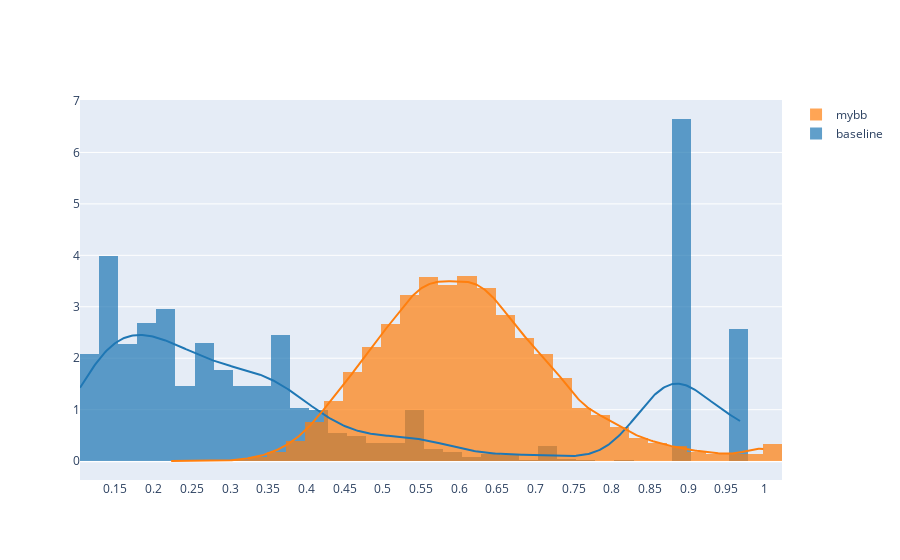

Notebook source saved alongside this figure:
### Code cell
ff.create_distplot([bline_norms.dropna(),opt_bb_norms.dropna()],
                   ['baseline','mybb'],
                   bin_size=0.025,
                   show_rug=False,
                   ).update_layout(
                       xaxis=dict(nticks=40),
                       )

### Figure 1 — Plotly figure (JSON) as saved in the notebook; plotly's stock layout.template omitted (floating-point values rounded to 4 significant figures; data arrays with more than 128 entries replaced by an {"elided": "..."} marker saying what was removed)
{"data": [{"autobinx": false, "histnorm": "probability density", "legendgroup": "baseline", "marker": {"color": "rgb(31, 119, 180)"}, "name": "baseline", "opacity": 0.7, "type": "histogram", "x": {"elided": "8758 float values"}, "xaxis": "x", "xbins": {"end": 0.9697, "size": 0.025, "start": 0.1036}, "yaxis": "y"}, {"autobinx": false, "histnorm": "probability density", "legendgroup": "mybb", "marker": {"color": "rgb(255, 127, 14)"}, "name": "mybb", "opacity": 0.7, "type": "histogram", "x": {"elided": "8758 float values"}, "xaxis": "x", "xbins": {"end": 1, "size": 0.025, "start": 0.2229}, "yaxis": "y"}, {"legendgroup": "baseline", "marker": {"color": "rgb(31, 119, 180)"}, "mode": "lines", "name": "baseline", "showlegend": false, "type": "scatter", "x": {"elided": "500 float values"}, "xaxis": "x", "y": {"elided": "500 float values"}, "yaxis": "y"}, {"legendgroup": "mybb", "marker": {"color": "rgb(255, 127, 14)"}, "mode": "lines", "name": "mybb", "showlegend": false, "type": "scatter", "x": {"elided": "500 float values"}, "xaxis": "x", "y": {"elided": "500 float values"}, "yaxis": "y"}], "layout": {"barmode": "overlay", "hovermode": "closest", "legend": {"traceorder": "reversed"}, "xaxis": {"anchor": "y2", "domain": [0, 1], "nticks": 40, "zeroline": false}, "yaxis": {"anchor": "free", "domain": [0, 1], "position": 0}}}
